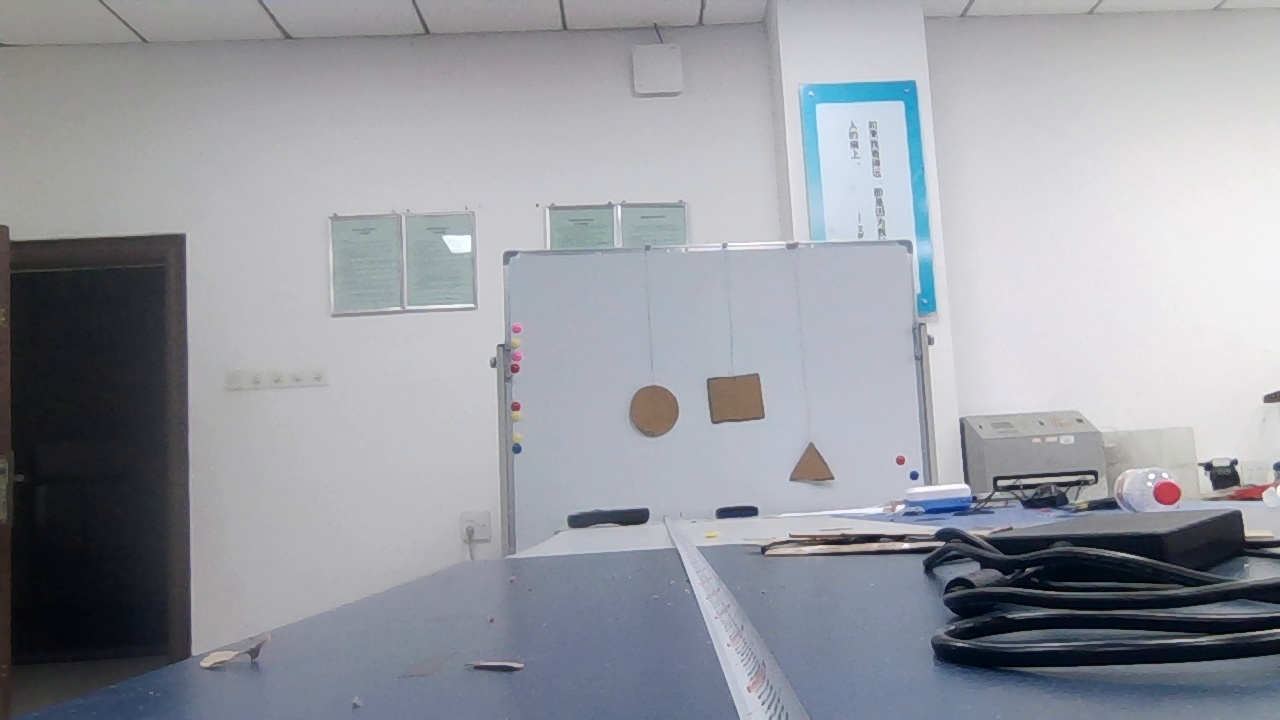
#> input picture jetson tx1/find_shape/image.jpg, 1280 x 720 px, given in place of the camera
$ python find_shape_2.py
#> lines starting #> are read from the running program, lines starting #| are printed output that depends on the picture; after the words box and inside, x2 and y2 are one past the last pixel; in counts of white or black regions, pixels touching at a corner belong together
import cv2
import numpy as np
import time

cap = cv2.VideoCapture(0) # 0表示默认摄像头

# 定义颜色范围
lower_brown = np.array([0, 50, 100])
upper_brown = np.array([50, 150, 200])

# 初始化帧数计数器和时间戳
frame_count = 0
start_time = time.time()

while True:
    ret, frame = cap.read()
#> frame is the input picture: shape (720, 1280, 3); mean B, G, R 161.6, 154.6, 152
    hsv = cv2.cvtColor(frame, cv2.COLOR_BGR2HSV)
#> hsv: shape (720, 1280, 3); mean H, S, V 105.1, 26.3, 162.4

    # 使用颜色过滤器来过滤出棕色区域
    mask = cv2.inRange(hsv, lower_brown, upper_brown)
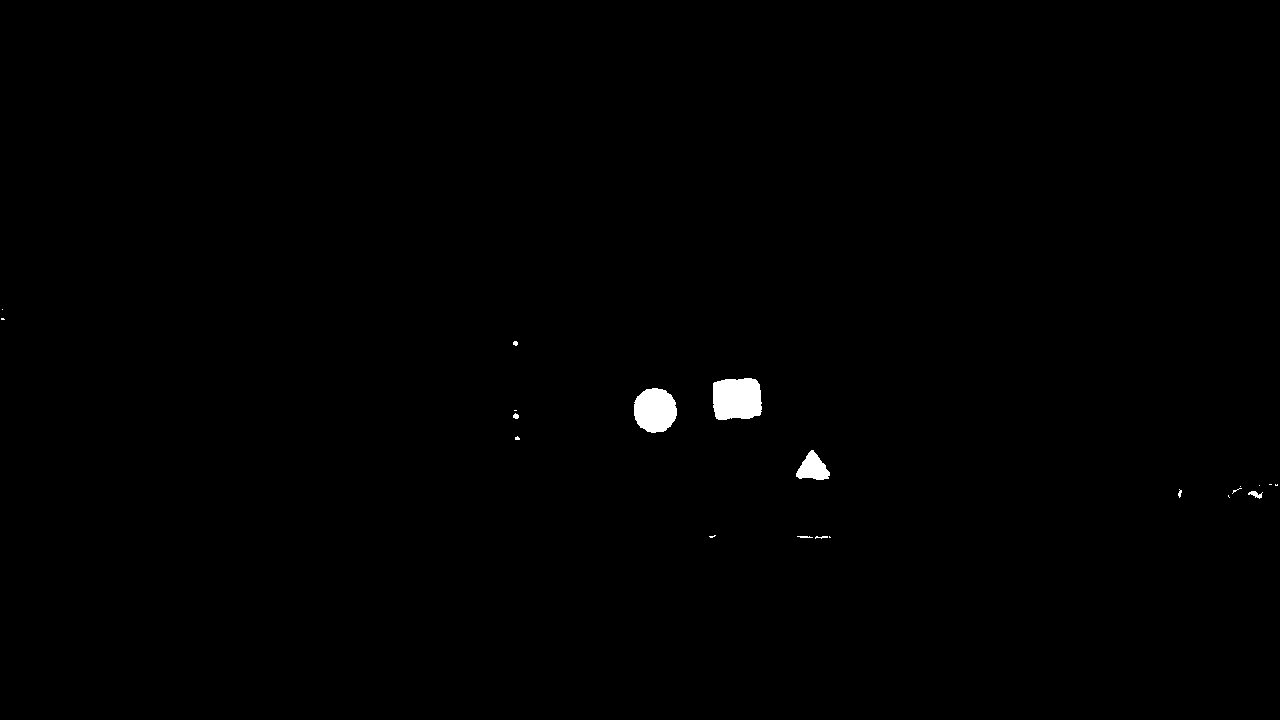
#> mask: shape (720, 1280); 0.46% white; 21 white regions (12 under 20 px), largest, box (x1, y1, x2, y2) and area: (713, 378, 762, 420) 1836, (634, 388, 677, 433) 1529, (796, 450, 830, 480) 616

    # 对过滤后的图像进行形态学操作，如腐蚀和膨胀，以去除噪声和填充空洞
    kernel = np.ones((5,5),np.uint8)
    mask = cv2.erode(mask, kernel, iterations=1)
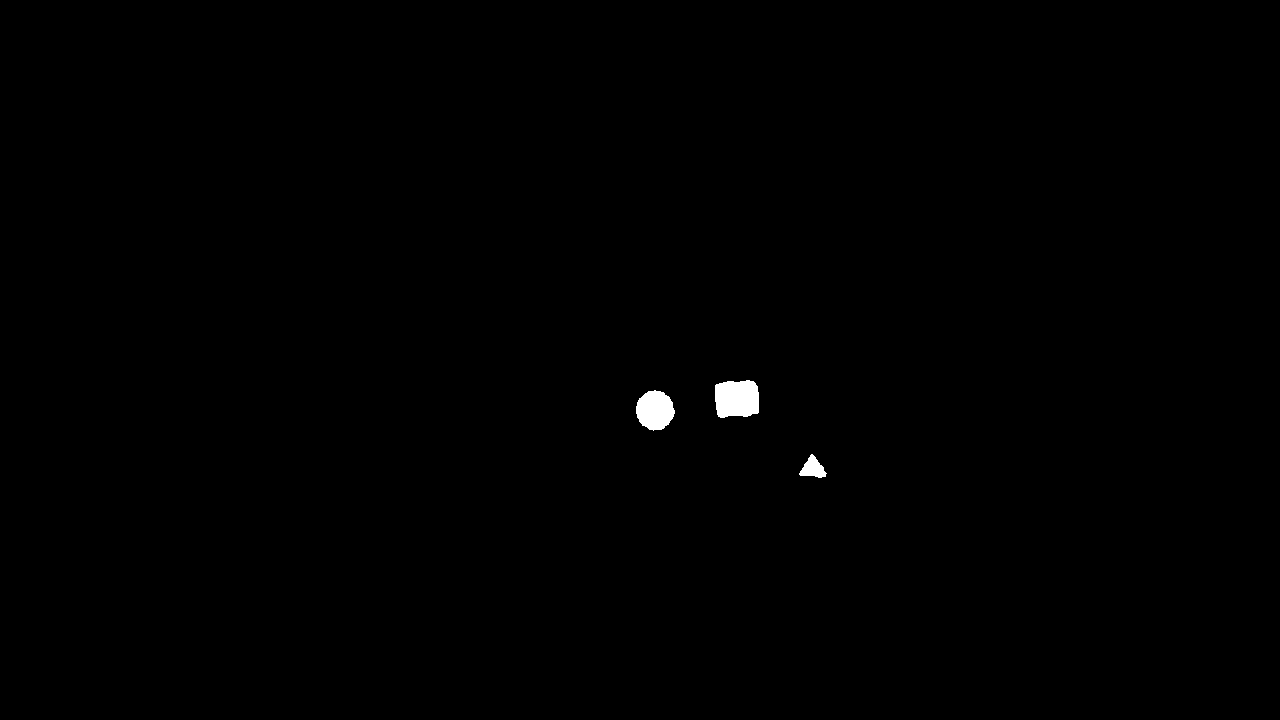
#> mask: shape (720, 1280); 0.33% white; 3 white regions, box (x1, y1, x2, y2) and area: (715, 380, 759, 418) 1473, (636, 390, 675, 431) 1189, (799, 454, 827, 478) 372
    mask = cv2.dilate(mask, kernel, iterations=1)
#> mask: shape (720, 1280); 0.43% white; 3 white regions

    # 使用cv2.findContours函数找到所有的轮廓
    contours, hierarchy = cv2.findContours(mask, cv2.RETR_TREE, cv2.CHAIN_APPROX_SIMPLE)
#> contours = 3 contours; box (x1, y1, x2, y2) and area: (713, 378, 761, 420) 1746, (634, 388, 677, 433) 1460, (797, 452, 829, 480) 552

    # 遍历所有轮廓，找到最大的轮廓
    max_area = 0
    max_contour = None
    for contour in contours:
        area = cv2.contourArea(contour)
        if area > max_area:
            max_area = area
            max_contour = contour
#> this loop made 3 passes
#> (area, max_area) on passes 1 to 3: (552, 552), (1460, 1460), (1746, 1746)
#> after the loop, max_area = 1746; max_contour = contour of 43 points, box (x1, y1, x2, y2) (713, 378, 761, 420), area 1746

    # 使用cv2.boundingRect函数获取最大轮廓的边界框，并在原始图像上绘制边界框
    if max_contour is not None:
        x, y, w, h = cv2.boundingRect(max_contour)
#> x = 713; y = 378; w = 48; h = 42
        cv2.rectangle(frame, (x, y), (x+w, y+h), (0, 255, 0), 2)

        # 计算边界框的中心点坐标
        cx = x + w // 2
#> cx = 737
        cy = y + h // 2
#> cy = 399
        cv2.circle(frame, (cx, cy), 5, (0, 0, 255), -1)
#> frame: shape (720, 1280, 3); mean B, G, R 161.5, 154.7, 151.9
        # 在屏幕上显示边界框的面积和色块的面积
        cv2.putText(frame, "Bounding box area: {}".format(w*h), (10, 30), cv2.FONT_HERSHEY_SIMPLEX, 0.5, (0, 255, 0), 2)
        cv2.putText(frame, "Contour area: {}".format(max_area), (10, 50), cv2.FONT_HERSHEY_SIMPLEX, 0.5, (0, 255, 0), 2)
        bl=max_area/float(w*h)
#> bl = 0.866
        cv2.putText(frame, "bl: {}".format(bl), (10, 90), cv2.FONT_HERSHEY_SIMPLEX, 0.5, (0, 255, 0), 2)
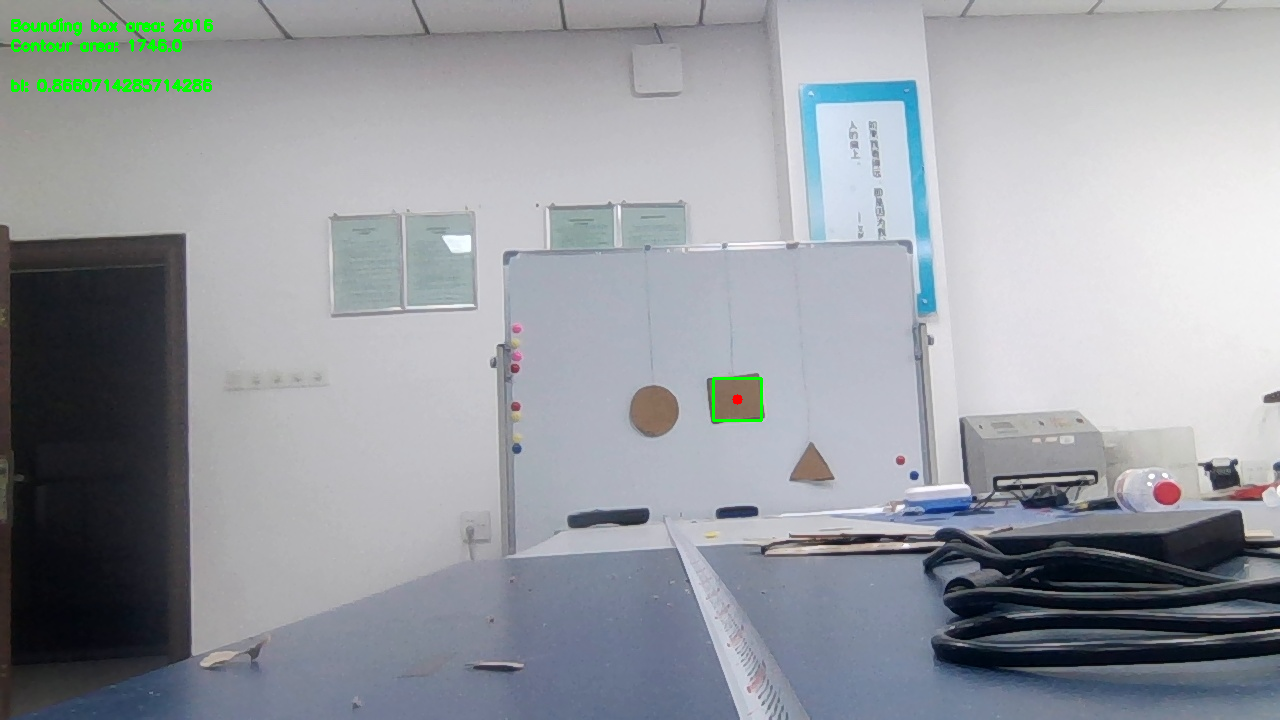
#> frame: shape (720, 1280, 3); mean B, G, R 161, 155.2, 151.3
        if(bl>0.9):
            cv2.putText(frame, "zhengfang", (10, 70), cv2.FONT_HERSHEY_SIMPLEX, 0.5, (0, 255, 0), 2)
        elif (bl<=0.9)and(bl>=0.75):
            cv2.putText(frame, "round", (10, 70), cv2.FONT_HERSHEY_SIMPLEX, 0.5, (0, 255, 0), 2)
#> frame: shape (720, 1280, 3); 0.03% of pixels changed, all inside (x1, y1, x2, y2) = (11, 59, 55, 72)
        elif (bl<=0.75)and(max_area/w*h>0.30):
            cv2.putText(frame, "sanjiao", (10, 70), cv2.FONT_HERSHEY_SIMPLEX, 0.5, (0, 255, 0), 2)

    # 计算帧率并在屏幕上显示
    frame_count += 1
    if frame_count % 10 == 0:
        end_time = time.time()
        fps = frame_count / (end_time - start_time)
        cv2.putText(frame, "FPS: {:.2f}".format(fps), (10, 70), cv2.FONT_HERSHEY_SIMPLEX, 0.5, (0, 255, 0), 2)
        frame_count = 0
        start_time = end_time

    cv2.imshow('frame', frame)
    if cv2.waitKey(1) & 0xFF == ord('q'):
#> (key q is pressed here)
        break

cap.release()
cv2.destroyAllWindows()

$ run again, on jetson tx1/find_shape/1.png
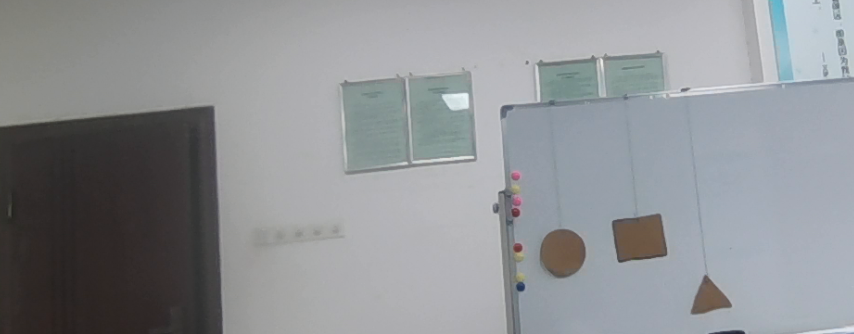
#> input picture jetson tx1/find_shape/1.png, 854 x 334 px, given in place of the camera
#> frame is the input picture: shape (334, 854, 3); mean B, G, R 147.9, 144.9, 142.3
#> hsv: shape (334, 854, 3); mean H, S, V 85.6, 17.3, 149.7
#> `mask = cv2.dilate(mask, kernel, iterations=1)`:
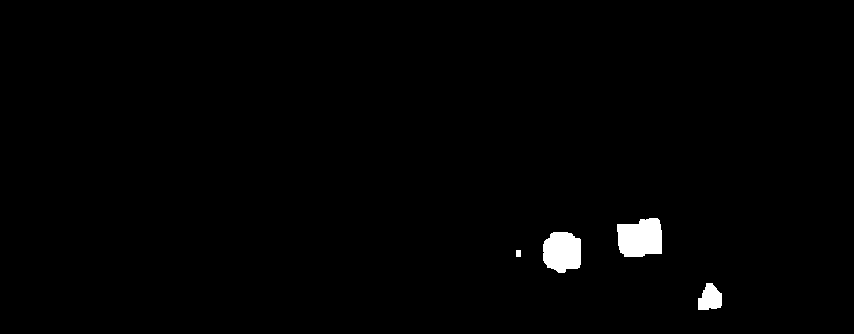
#> mask: shape (334, 854); 1.2% white; 4 white regions
#> contours = 4 contours; box (x1, y1, x2, y2) and area: (617, 218, 662, 257) 1403, (543, 232, 581, 273) 1234, (698, 283, 722, 310) 437, (516, 250, 521, 257) 24
#> the loop `for contour in contours:` made 4 passes
#> (area, max_area) on passes 1, 3, 4: (437, 437), (1234.5, 1234.5), (1403, 1403)
#> after the loop `for contour in contours:`: max_area = 1403; max_contour = contour of 35 points, box (x1, y1, x2, y2) (617, 218, 662, 257), area 1403
#> x = 617; y = 218; w = 45; h = 39
#> cx = 639
#> cy = 237
#> bl = 0.799
#> `cv2.putText(frame, "round", (10, 70), cv2.FONT_HERSHEY_SIMPLEX, 0.5, (..`:
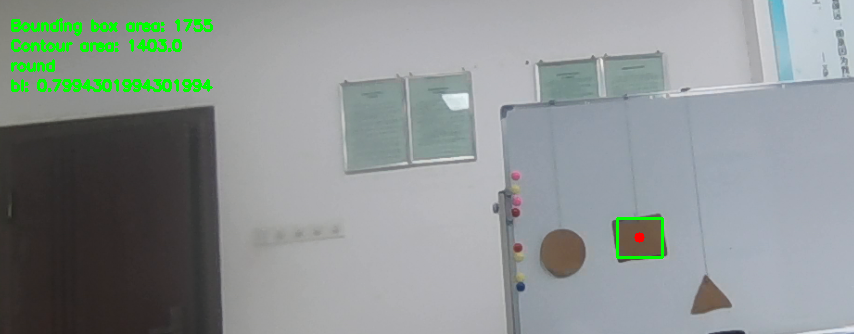
#> frame: shape (334, 854, 3); mean B, G, R 145.7, 146.7, 140.1
